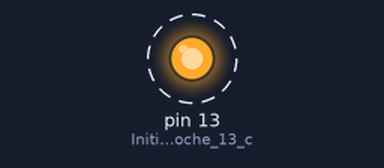
Bench run of a sketch on a simulated Arduino Uno, built with avr-gcc and run on an emulated ATmega328P. Shown: output pins drawn as LEDs (lit = HIGH). Dashed ring = blinking. What the sketch prints to the serial monitor is not drawn.

Above: at 0.2 s.
Timing chart, 0 to 3.0 s (numbered marks = the images above):
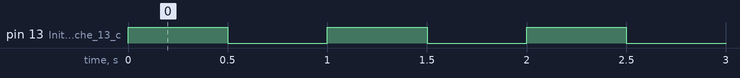

The sketch:

LED.ino
```cpp
void setup()    // début de la fonction setup()
{
    pinMode(13, OUTPUT);  // Initialise la broche 13 comme sortie
    Serial.begin(9600);   // Ouvre le port série à 9600 bauds
    Serial.println("Le programme démarre...");
}               // fin de la fonction setup()

//***** FONCTION LOOP = Boucle sans fin = cœur du programme *****
// la fonction loop() s'exécute sans fin en boucle aussi longtemps que l'Arduino est sous tension

void loop()     // début de la fonction loop()
{
    digitalWrite(13, HIGH);  // Met la broche 13 au niveau haut = allume la LED
    delay(500);              // Pause de 500 ms
    digitalWrite(13, LOW);   // Met la broche 13 au niveau bas = éteint la LED
    delay(500);              // Pause 500 ms
}               // fin de la fonction loop()
```

Measured:
- by itself, pin 13 (Initialise_la_broche_13_c): alternates HIGH for 0.50 s and LOW for 0.50 s
